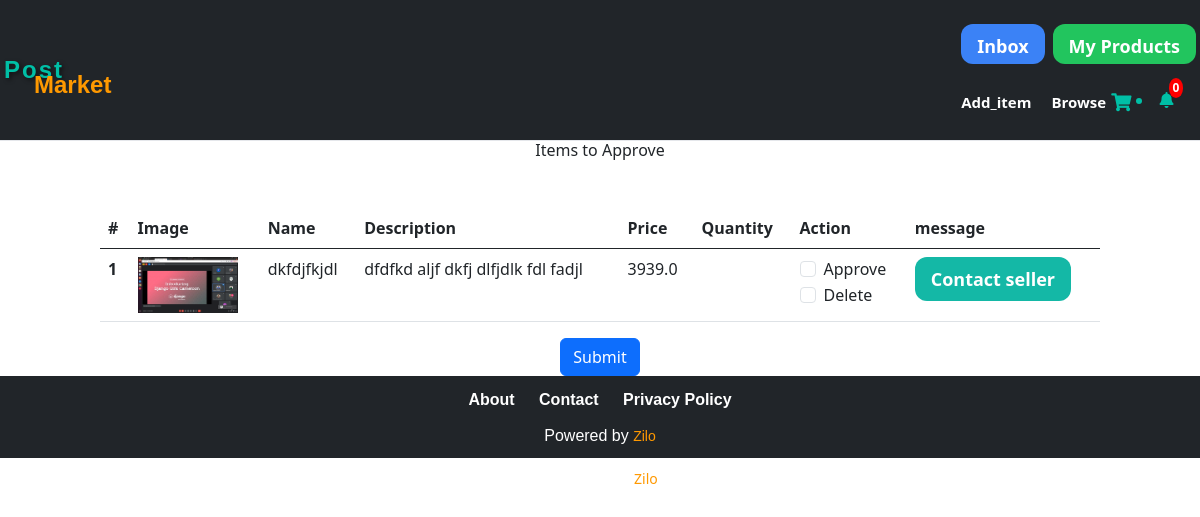
Page /items/admin_approval/ (signed in) on the earlier database version.
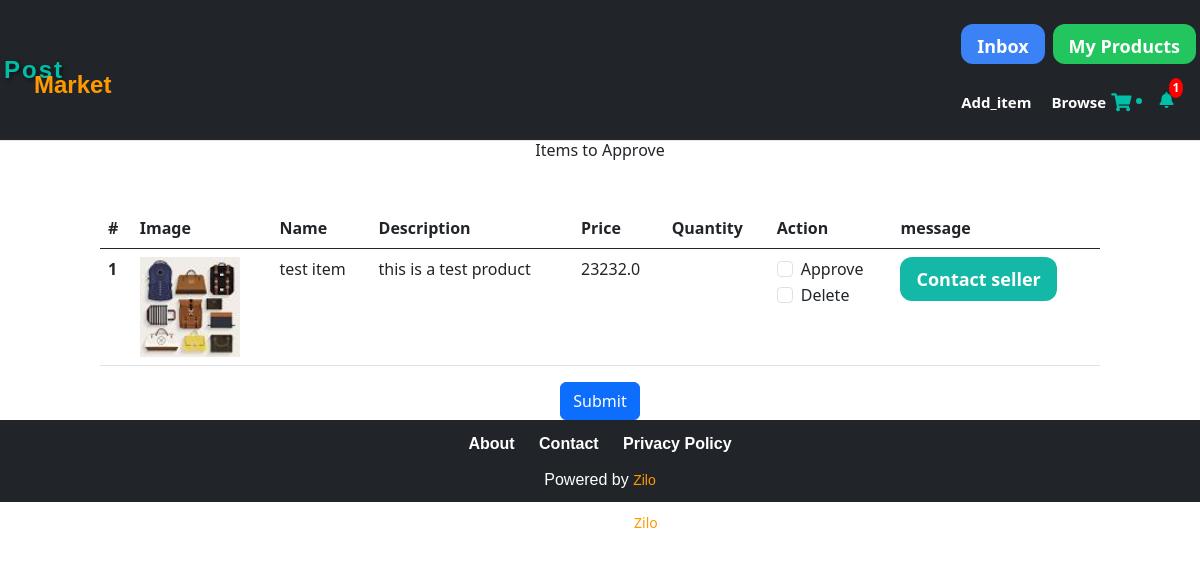
Same page on the later database version.
### item/models.py (models this page shows, shortened)
class Item(models.Model):
    category = models.ForeignKey(Category, related_name='items', on_delete=models.CASCADE)
    name = models.CharField(max_length=255)
    description = models.TextField(blank=True, null=True)
    location = models.CharField(max_length=100)
    price = models.FloatField()
    quantity = models.IntegerField(default=1)
    image = models.ImageField(upload_to='item_images', blank=True, null=True)
    is_sold = models.BooleanField(default=False)
    created_by = models.ForeignKey(settings.AUTH_USER_MODEL, related_name='items', on_delete=models.CASCADE)
    created_at = models.DateTimeField(auto_now_add=True)
    is_approved = models.BooleanField(default=False)

### item/views.py (the view, shortened to what this page needs)
# urls.py: path('admin_approval/', views.admin_approval, name='admin_approval'),
@login_required
def admin_approval(request):
    if not request.user.is_superuser:
        return redirect('/')  # Redirect to home or any other appropriate page
    items_to_approve = Item.objects.filter(is_approved=False)
    return render(request, 'item/admin_approval.html', {
        'items_to_approve': items_to_approve
    })

### core/custom_context_processors.py (called while the page is built)
def notifications(request):
    allnotifications = BroadcastNotification.objects.all()
    return {'notifications': allnotifications}

### item/templates/item/admin_approval.html (shortened to what this page needs)
{% extends 'core/base.html' %}
{% block content %}
<div class="container">
  <h2><center style="font">Items to Approve</center></h2>
  {% if items_to_approve %}
    <form method="POST" action="{% url 'item:admin_approval' %}">
      <table class="table mt-5">
        <thead>
          <tr>
            <th scope="col">#</th>
            <th scope="col">Image</th>
            <th scope="col">Name</th>
            <th scope="col">Description</th>
            <th scope="col">Price</th>
            <th scope="col">Quantity</th>
            <th scope="col">Action</th>
            <th scope="col">message</th>
          </tr>
        </thead>
        <tbody>
          {% for item in items_to_approve %}
            <tr>
              <th scope="row">{{ forloop.counter }}</th>
              {% if item.image %}
                <td><img src="{{ item.image.url }}" alt="{{ item.name }}" width="100"></td>
              {% endif %}
              <td>{{ item.name }}</td>
              <td style="white-space: normal;">{{ item.description }}</td>
              <td>{{ item.price }}</td>
              <td>{{ item.Quantity }}</td>
              <td>
                <div class="form-check">
                  <input class="form-check-input" type="checkbox" name="action_{{ item.id }}" id="approve_{{ item.id }}" value="approve">
                  <label class="form-check-label" for="approve_{{ item.id }}">Approve</label>
                </div>
                <div class="form-check">
                  <input class="form-check-input" type="checkbox" name="action_{{ item.id }}" id="delete_{{ item.id }}" value="delete">
                  <label class="form-check-label" for="delete_{{ item.id }}">Delete</label>
                </div>
              </td>
              <td>
              <a href="{% url 'conversation:new' item.id %}" class="inline-block mt-0 px-3 py-2  text-lg font-semibold bg-teal-500 text-white rounded-xl hover:bg-teal-70">Contact seller</a>
              </td>
            </tr>
          {% endfor %}
        </tbody>
      </table>
      <center>
        <button type="submit" class="btn btn-primary">Submit</button>
      </center>
    </form>
  {% else %}
    <p>No items to approve.</p>
  {% endif %}
</div>
{% endblock %}

Differences in the rows shown:
removed Item: image (picture), name "dkfdjfkjdl", description "dfdfkd aljf dkfj dlfjdlk fdl fadjl", price "3939.0"
added Item: image (picture), name "test item", description "this is a test product", price "23232.0"
Other differences:
{{ notifications.count }}: "0" → "1"
